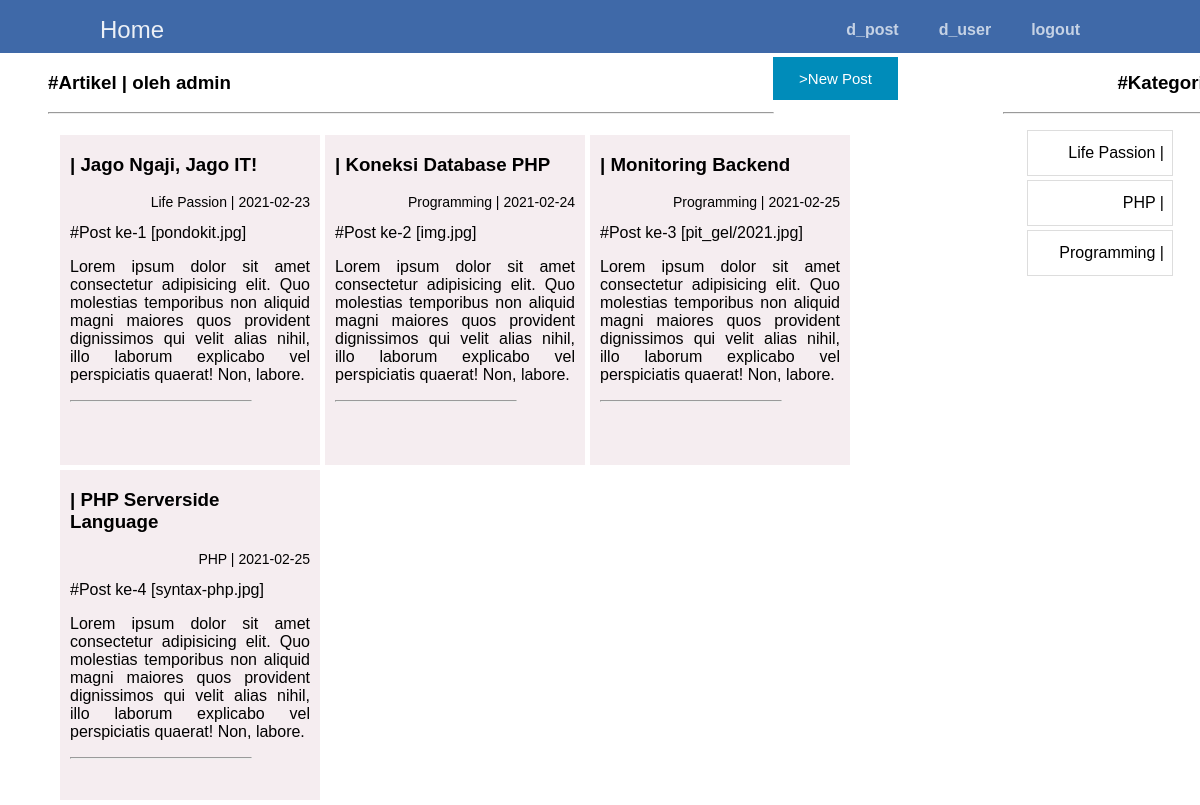
The app's page /index.php (signed in) with its own data.
### tables this page shows
CREATE TABLE `postingan` (
  `id` int(11) NOT NULL AUTO_INCREMENT,
  `judul_post` varchar(255) NOT NULL,
  `kategori_post` varchar(255) NOT NULL,
  `isi_post` varchar(500) NOT NULL,
  `img_post` varchar(255) NOT NULL,
  `tgl_post` date NOT NULL,
  PRIMARY KEY (`id`)
);

### materi/referensi.php (called while the page is built, shortened)
<?php
class DataSantri
{
    public function __construct()
    {
        $host = "localhost";
        $dbname = "sprint_4";
        $username = "bagus";
        $password = "awsd123";
        $this->db = new PDO("mysql:host={$host};dbname={$dbname}", $username, $password);
    }
    public function trending()
    {
        $query = $this->db->prepare("SELECT COUNT(kategori_post),kategori_post FROM postingan GROUP BY kategori_post LIMIT 3");
        $query->execute();
        $data = $query->fetchAll();
        return $data;
    }
    public function readPost()
    {
        $query = $this->db->prepare("SELECT * FROM postingan");
        $query->execute();
        $data = $query->fetchAll();
        return $data;
    }
}
?>

### index.php (the view, shortened to what this page needs)
<?php
if (empty($_SESSION['username'])) {
	header("Location: ../blog/login_page/try_login.php");
} else {
?>
<?php include ("materi/referensi.php");
$tbh = new DataSantri();
$data_santri = $tbh->trending();
$data_post = $tbh->readPost();
?>
<html>
    <head>
    <link rel="stylesheet" href="my.css">
    </head>
<body class="body_index">
<nav class="navtop">
    <div>
        <h1>Home</h1>
        <a href="index_postingan.php">d_post</a>
        <a href="index_user.php">d_user</a>
        <a href="../blog/login_page/logout.php">logout</a>
    </div>
</nav>
<div class="header">
        <div class="konten_kiri">
            <h3>#Artikel | oleh <?php echo $_SESSION['username']; ?> </h3>
            <hr width="180%" align="left">
        </div>
        <div class="konten_mid">
        <a href="try_post.php"><button class="button" type="button">>New Post</button></a>
        </div>
        <div class="konten_kanan">
            <h3>#Kategori | oleh <?php echo $_SESSION['username']; ?> </h3>
                <hr width="75%" align="right">
        </div>
        <div class="right_bar">
            <?php
            foreach($data_santri as $row){
                echo "<table width='150px' height='50px'>";
                echo "<tr>";
                echo "<td align='right'>".$row['kategori_post']." | "."</td>";
                echo "</tr>";
                echo "</table>";
                }
            ?>
        </div>
</div>
<div class="beranda">
    <div class="posisi">
    <?php
    $i = 1;
    foreach($data_post as $post){
    echo "<div class='content'>";
        echo "<h3>"." | ". $post['judul_post'] . "</h3>";
        echo "<p style='font-size:14px;' align='right'>". $post['kategori_post'] . " | ". $post['tgl_post'] . "</p>";
        echo "<span>#Post ke-".$i. "  [".$post['img_post']."]</span>";
        echo "<p style='text-align: justify;'>". $post['isi_post'] ."</p>";
        echo "<hr width='75%'' align='left'>";
    echo "</div>";
    $i++;
    }
    ?>
</div>
</div>
    </body>
</html>
<?php
}
?>

### my.css (style rules this page uses)
body { font-family: Verdana, Geneva, Tahoma, sans-serif; margin: 0; }
.header { position: fixed; display: grid; grid-template-columns: 450px 450px 450px; margin-top: 4.4%; background-color: white; }
.konten_kiri { position: relative; text-align: left; margin-left: 3em; }
.konten_kanan { position: relative; text-align: right; margin-right: 2em; }
.konten_mid { position: relative; text-align: right; }
.beranda { position: initial; display: flex; flex-wrap: wrap; flex-direction: row; align-items: center; padding: 15px; max-width: 840px; max-height: 340px; margin-left: 2.5em; }
.right_bar { width: 300px; position: fixed; padding: 5px; margin-top: 70px; margin-left: 85%; }
.posisi { margin-top: 120px; }
.content { float: left; width: 240px; height: 320px; margin-left: 5px; margin-bottom: 5px; padding: 0 10px 10px 10px; background: #F5EDF0; }
.button { background-color: #008CBA; border: none; color: white; padding: 13px 26px; text-align: center; text-decoration: none; display: inline-block; font-size: 15px; margin: 4px 2px; transition-duration: 0.4s; cursor: pointer; }
.navtop { position: fixed; background-color: #3f69a8; height: 60px; width: 100%; border: 0; }
.navtop div { display: flex; margin: 0 auto; width: 1000px; height: 100%; }
.navtop div h1, .navtop div a { display: inline-flex; align-items: center; }
.navtop div h1 { flex: 1; font-size: 24px; padding: 0; margin: 0; color: #ecf0f6; font-weight: normal; }
.navtop div a { padding: 0 20px; text-decoration: none; color: #c5d2e5; font-weight: bold; }
td, th { border: 1px solid #ddd; padding: 8px; }

### records on screen
postingan: judul_post "Jago Ngaji, Jago IT!", kategori_post "Life Passion", tgl_post "2021-02-23", img_post "pondokit.jpg", isi_post "Lorem ipsum dolor sit amet consectetur adipisicing elit. Quo molestias temporibus non aliquid magni maiores quos provident dignissimos qui velit alias nihil, illo laborum explicabo vel perspiciatis quaerat! Non, labore."
postingan: judul_post "Koneksi Database PHP", kategori_post "Programming", tgl_post "2021-02-24", img_post "img.jpg", isi_post "Lorem ipsum dolor sit amet consectetur adipisicing elit. Quo molestias temporibus non aliquid magni maiores quos provident dignissimos qui velit alias nihil, illo laborum explicabo vel perspiciatis quaerat! Non, labore."
postingan: judul_post "Monitoring Backend", kategori_post "Programming", tgl_post "2021-02-25", img_post "pit_gel/2021.jpg", isi_post "Lorem ipsum dolor sit amet consectetur adipisicing elit. Quo molestias temporibus non aliquid magni maiores quos provident dignissimos qui velit alias nihil, illo laborum explicabo vel perspiciatis quaerat! Non, labore."
postingan: judul_post "PHP Serverside Language", kategori_post "PHP", tgl_post "2021-02-25", img_post "syntax-php.jpg", isi_post "Lorem ipsum dolor sit amet consectetur adipisicing elit. Quo molestias temporibus non aliquid magni maiores quos provident dignissimos qui velit alias nihil, illo laborum explicabo vel perspiciatis quaerat! Non, labore."

### other values on screen
$_SESSION['username'] "admin"
$row['kategori_post'] "Life Passion"
$row['kategori_post'] "PHP"
$row['kategori_post'] "Programming"
